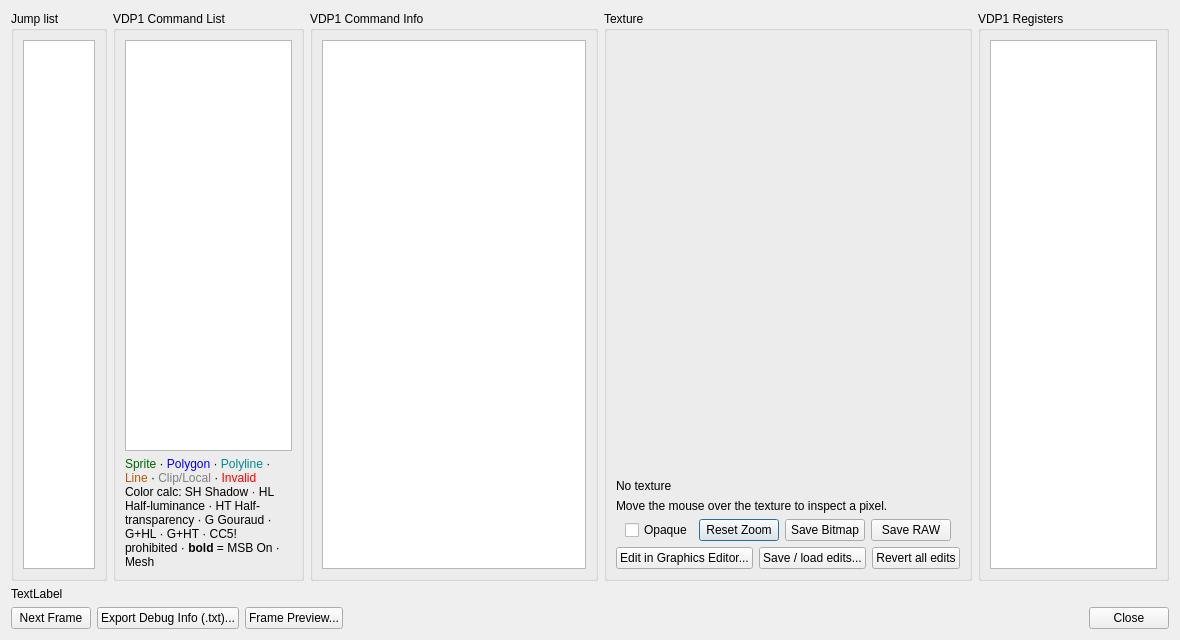
<?xml version="1.0" encoding="UTF-8"?>
<ui version="4.0">
 <class>UIDebugVDP1</class>
 <widget class="QDialog" name="UIDebugVDP1">
  <property name="geometry">
   <rect>
    <x>0</x>
    <y>0</y>
    <width>1180</width>
    <height>640</height>
   </rect>
  </property>
  <property name="windowTitle">
   <string>Debug VDP1</string>
  </property>
  <layout class="QVBoxLayout" name="verticalLayout_12">
   <item>
    <layout class="QHBoxLayout" name="horizontalLayout_main" stretch="1,2,3,1,2">
     <item>
      <widget class="QGroupBox" name="gbCommandRaw">
       <property name="toolTip">
        <string>Where CMDLINK sends the command interpreter next: NEXT (following table), ASSIGN/CALL (jump to a given address), RETURN, or END (stop the list here).</string>
       </property>
       <property name="title">
        <string>Jump list</string>
       </property>
       <layout class="QVBoxLayout" name="verticalLayout_10">
        <item>
         <widget class="QListWidget" name="lwCommandRaw"/>
        </item>
       </layout>
      </widget>
     </item>
     <item>
      <widget class="QGroupBox" name="gbCommandList">
       <property name="title">
        <string>VDP1 Command List</string>
       </property>
       <layout class="QVBoxLayout" name="verticalLayout_10b">
        <item>
         <widget class="QListWidget" name="lwCommandList"/>
        </item>
        <item>
         <widget class="QLabel" name="lCommandColorLegend">
          <property name="text">
           <string>&lt;span style=&quot; color:darkgreen;&quot;&gt;Sprite&lt;/span&gt; · &lt;span style=&quot; color:blue;&quot;&gt;Polygon&lt;/span&gt; · &lt;span style=&quot; color:darkcyan;&quot;&gt;Polyline&lt;/span&gt; · &lt;span style=&quot; color:#B45A00;&quot;&gt;Line&lt;/span&gt; · &lt;span style=&quot; color:gray;&quot;&gt;Clip/Local&lt;/span&gt; · &lt;span style=&quot; color:red;&quot;&gt;Invalid&lt;/span&gt;&lt;br&gt;Color calc: SH Shadow · HL Half-luminance · HT Half-transparency · G Gouraud · G+HL · G+HT · CC5! prohibited · &lt;b&gt;bold&lt;/b&gt; = MSB On · Mesh</string>
          </property>
          <property name="textFormat">
           <enum>Qt::RichText</enum>
          </property>
          <property name="wordWrap">
           <bool>true</bool>
          </property>
         </widget>
        </item>
       </layout>
      </widget>
     </item>
     <item>
      <widget class="QGroupBox" name="gbCommandInfo">
       <property name="title">
        <string>VDP1 Command Info</string>
       </property>
       <layout class="QVBoxLayout" name="verticalLayout_11">
        <item>
         <widget class="QPlainTextEdit" name="pteCommandInfo">
          <property name="sizePolicy">
           <sizepolicy hsizetype="Expanding" vsizetype="Expanding">
            <horstretch>0</horstretch>
            <verstretch>0</verstretch>
           </sizepolicy>
          </property>
          <property name="readOnly">
           <bool>true</bool>
          </property>
          <property name="font">
           <font>
            <family>Courier New</family>
            <pointsize>9</pointsize>
           </font>
          </property>
         </widget>
        </item>
       </layout>
      </widget>
     </item>
     <item>
      <layout class="QVBoxLayout" name="verticalLayout_9">
       <item>
        <widget class="QGroupBox" name="gbTexture">
         <property name="sizePolicy">
          <sizepolicy hsizetype="Preferred" vsizetype="Preferred">
           <horstretch>0</horstretch>
           <verstretch>0</verstretch>
          </sizepolicy>
         </property>
         <property name="title">
          <string>Texture</string>
         </property>
         <layout class="QVBoxLayout" name="verticalLayout_5" stretch="1,0,0,0">
          <item>
           <widget class="QGraphicsView" name="gvTexture">
            <property name="sizePolicy">
             <sizepolicy hsizetype="Expanding" vsizetype="Expanding">
              <horstretch>0</horstretch>
              <verstretch>0</verstretch>
             </sizepolicy>
            </property>
            <property name="toolTip">
             <string>Ctrl+wheel to zoom</string>
            </property>
            <property name="mouseTracking">
             <bool>true</bool>
            </property>
            <property name="styleSheet">
             <string notr="true">QGraphicsView { background-color: transparent; }</string>
            </property>
            <property name="backgroundBrush">
             <brush brushstyle="NoBrush">
              <color alpha="0">
               <red>0</red>
               <green>0</green>
               <blue>0</blue>
              </color>
             </brush>
            </property>
           </widget>
          </item>
          <item>
           <widget class="QLabel" name="lTextureInfo">
            <property name="text">
             <string>No texture</string>
            </property>
            <property name="wordWrap">
             <bool>true</bool>
            </property>
           </widget>
          </item>
          <item>
           <widget class="QLabel" name="lTexturePixelInfo">
            <property name="text">
             <string>Move the mouse over the texture to inspect a pixel.</string>
            </property>
            <property name="wordWrap">
             <bool>true</bool>
            </property>
           </widget>
          </item>
          <item>
           <layout class="QHBoxLayout" name="horizontalLayout_2">
            <item>
             <spacer name="horizontalSpacer">
              <property name="orientation">
               <enum>Qt::Horizontal</enum>
              </property>
              <property name="sizeHint" stdset="0">
               <size>
                <width>20</width>
                <height>20</height>
               </size>
              </property>
             </spacer>
            </item>
            <item>
             <widget class="QCheckBox" name="cbOpaque">
              <property name="toolTip">
               <string>Show transparent texels with their color instead of the checkerboard</string>
              </property>
              <property name="text">
               <string>Opaque</string>
              </property>
             </widget>
            </item>
            <item>
             <widget class="QPushButton" name="pbResetZoom">
              <property name="toolTip">
               <string>Fit the texture back into the view (Ctrl+wheel to zoom)</string>
              </property>
              <property name="text">
               <string>Reset Zoom</string>
              </property>
             </widget>
            </item>
            <item>
             <widget class="QPushButton" name="pbSaveBitmap">
              <property name="text">
               <string>Save Bitmap</string>
              </property>
             </widget>
            </item>
            <item>
             <widget class="QPushButton" name="pbSaveRawSprite">
              <property name="text">
               <string>Save RAW</string>
              </property>
             </widget>
            </item>
            <item>
             <spacer name="horizontalSpacer_2">
              <property name="orientation">
               <enum>Qt::Horizontal</enum>
              </property>
              <property name="sizeHint" stdset="0">
               <size>
                <width>20</width>
                <height>20</height>
               </size>
              </property>
             </spacer>
            </item>
           </layout>
          </item>
          <item>
           <layout class="QHBoxLayout" name="hlEdit">
            <item>
             <widget class="QPushButton" name="pbEditSprite">
              <property name="toolTip">
               <string>Open the graphics editor on the selected sprite: draw in it, change its palette, see the result in the game</string>
              </property>
              <property name="text">
               <string>Edit in Graphics Editor...</string>
              </property>
             </widget>
            </item>
            <item>
             <widget class="QPushButton" name="pbSaveEdits">
              <property name="toolTip">
               <string>Save the edits: edit pack (.kmod), patched disc image, BPS or IPS patch</string>
              </property>
              <property name="text">
               <string>Save / load edits...</string>
              </property>
             </widget>
            </item>
            <item>
             <widget class="QPushButton" name="pbRevertEdits">
              <property name="toolTip">
               <string>Put back every original sprite, tile and color changed with the graphics editor</string>
              </property>
              <property name="text">
               <string>Revert all edits</string>
              </property>
             </widget>
            </item>
           </layout>
          </item>
         </layout>
        </widget>
       </item>
      </layout>
     </item>
     <item>
      <widget class="QGroupBox" name="gbVdp1Regs">
       <property name="title">
        <string>VDP1 Registers</string>
       </property>
       <layout class="QVBoxLayout" name="verticalLayout_regs">
        <item>
         <widget class="QPlainTextEdit" name="pteVdp1Regs">
          <property name="sizePolicy">
           <sizepolicy hsizetype="Expanding" vsizetype="Expanding">
            <horstretch>0</horstretch>
            <verstretch>0</verstretch>
           </sizepolicy>
          </property>
          <property name="readOnly">
           <bool>true</bool>
          </property>
          <property name="font">
           <font>
            <family>Courier New</family>
            <pointsize>9</pointsize>
           </font>
          </property>
         </widget>
        </item>
       </layout>
      </widget>
     </item>
    </layout>
   </item>
   <item>
    <layout class="QHBoxLayout" name="horizontalLayout_info">
     <item>
      <widget class="QLabel" name="lVDP1Info">
       <property name="sizePolicy">
        <sizepolicy hsizetype="Preferred" vsizetype="Preferred">
         <horstretch>3</horstretch>
         <verstretch>0</verstretch>
        </sizepolicy>
       </property>
       <property name="text">
        <string>TextLabel</string>
       </property>
       <property name="alignment">
        <set>Qt::AlignLeading|Qt::AlignLeft|Qt::AlignTop</set>
       </property>
       <property name="wordWrap">
        <bool>true</bool>
       </property>
       <property name="textInteractionFlags">
        <set>Qt::TextSelectableByMouse</set>
       </property>
      </widget>
     </item>
    </layout>
   </item>
   <item>
    <layout class="QHBoxLayout" name="horizontalLayout_7">
     <item>
      <widget class="QPushButton" name="pbNextButton">
        <property name="text">
         <string>Next Frame</string>
        </property>
      </widget>
     </item>
     <item>
      <widget class="QPushButton" name="pbExportDebugInfo">
       <property name="toolTip">
        <string>Save the VDP1 registers, command list and selected command info to a text file</string>
       </property>
       <property name="text">
        <string>Export Debug Info (.txt)...</string>
       </property>
      </widget>
     </item>
     <item>
      <widget class="QPushButton" name="pbFramePreview">
       <property name="toolTip">
        <string>Show every command of the list assembled at its screen position; click a sprite to select its command</string>
       </property>
       <property name="text">
        <string>Frame Preview...</string>
       </property>
      </widget>
     </item>
     <item>
      <spacer name="horizontalSpacer_buttons">
       <property name="orientation">
        <enum>Qt::Horizontal</enum>
       </property>
       <property name="sizeHint" stdset="0">
        <size>
         <width>40</width>
         <height>20</height>
        </size>
       </property>
      </spacer>
     </item>
     <item>
      <widget class="QDialogButtonBox" name="dbbButtons">
       <property name="standardButtons">
        <set>QDialogButtonBox::Close</set>
       </property>
      </widget>
     </item>
    </layout>
   </item>
  </layout>
 </widget>
 <resources/>
 <connections>
  <connection>
   <sender>dbbButtons</sender>
   <signal>rejected()</signal>
   <receiver>UIDebugVDP1</receiver>
   <slot>reject()</slot>
   <hints>
    <hint type="sourcelabel">
     <x>347</x>
     <y>321</y>
    </hint>
    <hint type="destinationlabel">
     <x>335</x>
     <y>376</y>
    </hint>
   </hints>
  </connection>
 </connections>
</ui>
